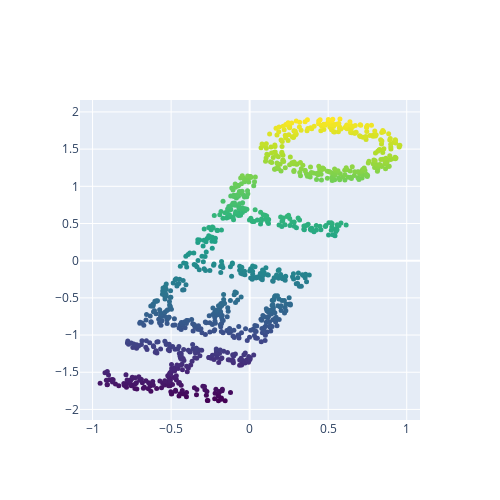

This figure's notebook cell:
### Code cell
# Hello에 대한 MDS
from sklearn.manifold import MDS
mds = MDS(n_components=2, random_state=1)
out_mds = mds.fit_transform(X1)
print(out_mds[:5])
fig = go.Figure()
fig.add_trace(go.Scatter(x=out_mds[:,0], y=out_mds[:,1],
    mode = 'markers',
    marker = dict(size = 5, color = out_mds[:,1], colorscale='Viridis')))
fig.update_layout(height=500, width = 500)
fig.show()

### Figure 1 — Plotly figure (JSON) as saved in the notebook; plotly's stock layout.template omitted (floating-point values rounded to 4 significant figures; data arrays with more than 128 entries replaced by an {"elided": "..."} marker saying what was removed)
{"data": [{"marker": {"color": {"elided": "1000 float values"}, "colorscale": [[0, "#440154"], [0.1111, "#482878"], [0.2222, "#3e4989"], [0.3333, "#31688e"], [0.4444, "#26828e"], [0.5556, "#1f9e89"], [0.6667, "#35b779"], [0.7778, "#6ece58"], [0.8889, "#b5de2b"], [1, "#fde725"]], "size": 5}, "mode": "markers", "type": "scatter", "x": {"elided": "1000 float values"}, "y": {"elided": "1000 float values"}}], "layout": {"height": 500, "width": 500}}
